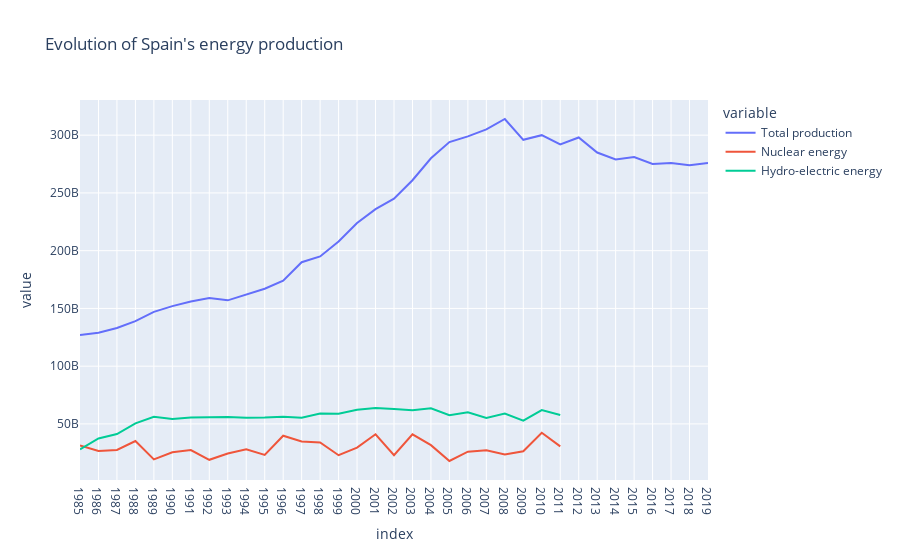

The cell this chart's notebook holds for it:
### Markdown cell above
## Plotting of the data
The data is now cleaned and ready to be represented using the plotly express library. This will result in an interactive graph that will show the evolution of the country chosen for filtering (Spain), which is listed on the settings.json file.

### Code cell
%run "F:\Python\My_Git\Energy_Project\Programs\df_plotter.py"

### Figure 1 — Plotly figure (JSON) as saved in the notebook; plotly's stock layout.template omitted (floating-point values rounded to 4 significant figures)
{"data": [{"hovertemplate": "variable=Total production<br>index=%{x}<br>value=%{y}<extra></extra>", "legendgroup": "Total production", "line": {"color": "#636efa", "dash": "solid"}, "mode": "lines", "name": "Total production", "orientation": "v", "showlegend": true, "type": "scatter", "x": ["1985", "1986", "1987", "1988", "1989", "1990", "1991", "1992", "1993", "1994", "1995", "1996", "1997", "1998", "1999", "2000", "2001", "2002", "2003", "2004", "2005", "2006", "2007", "2008", "2009", "2010", "2011", "2012", "2013", "2014", "2015", "2016", "2017", "2018", "2019"], "xaxis": "x", "y": [127000000000, 129000000000, 133000000000, 139000000000, 147000000000, 152000000000, 156000000000, 159000000000, 157000000000, 162000000000, 167000000000, 174000000000, 190000000000, 195000000000, 208000000000, 224000000000, 236000000000, 245000000000, 261000000000, 280000000000, 294000000000, 299000000000, 305000000000, 314000000000, 296000000000, 300000000000, 292000000000, 298000000000, 285000000000, 279000000000, 281000000000, 275000000000, 276000000000, 274000000000, 276000000000], "yaxis": "y"}, {"hovertemplate": "variable=Nuclear energy<br>index=%{x}<br>value=%{y}<extra></extra>", "legendgroup": "Nuclear energy", "line": {"color": "#EF553B", "dash": "solid"}, "mode": "lines", "name": "Nuclear energy", "orientation": "v", "showlegend": true, "type": "scatter", "x": ["1985", "1986", "1987", "1988", "1989", "1990", "1991", "1992", "1993", "1994", "1995", "1996", "1997", "1998", "1999", "2000", "2001", "2002", "2003", "2004", "2005", "2006", "2007", "2008", "2009", "2010", "2011", "2012", "2013", "2014", "2015", "2016", "2017", "2018", "2019"], "xaxis": "x", "y": [31284700000, 26516400000, 27446800000, 35238900000, 19305800000, 25469700000, 27330500000, 18956900000, 24423000000, 28144600000, 23143700000, 39774600000, 34773700000, 33959600000, 22911100000, 29540200000, 41053900000, 22911100000, 41053900000, 31633600000, 17910200000, 25934900000, 27214200000, 23492600000, 26283800000, 42333200000, 30586900000, null, null, null, null, null, null, null, null], "yaxis": "y"}, {"hovertemplate": "variable=Hydro-electric energy<br>index=%{x}<br>value=%{y}<extra></extra>", "legendgroup": "Hydro-electric energy", "line": {"color": "#00cc96", "dash": "solid"}, "mode": "lines", "name": "Hydro-electric energy", "orientation": "v", "showlegend": true, "type": "scatter", "x": ["1985", "1986", "1987", "1988", "1989", "1990", "1991", "1992", "1993", "1994", "1995", "1996", "1997", "1998", "1999", "2000", "2001", "2002", "2003", "2004", "2005", "2006", "2007", "2008", "2009", "2010", "2011", "2012", "2013", "2014", "2015", "2016", "2017", "2018", "2019"], "xaxis": "x", "y": [28028300000, 37448600000, 41286500000, 50474200000, 56172900000, 54312100000, 55591400000, 55824000000, 56056600000, 55358800000, 55475100000, 56289200000, 55358800000, 58964100000, 58847800000, 62220500000, 63732400000, 63034600000, 61871600000, 63616100000, 57568500000, 60127100000, 55126200000, 58964100000, 52800200000, 61987900000, 57684800000, null, null, null, null, null, null, null, null], "yaxis": "y"}], "layout": {"legend": {"title": {"text": "variable"}, "tracegroupgap": 0}, "title": {"text": "Evolution of Spain's energy production"}, "xaxis": {"anchor": "y", "domain": [0, 1], "title": {"text": "index"}}, "yaxis": {"anchor": "x", "domain": [0, 1], "title": {"text": "value"}}}}
